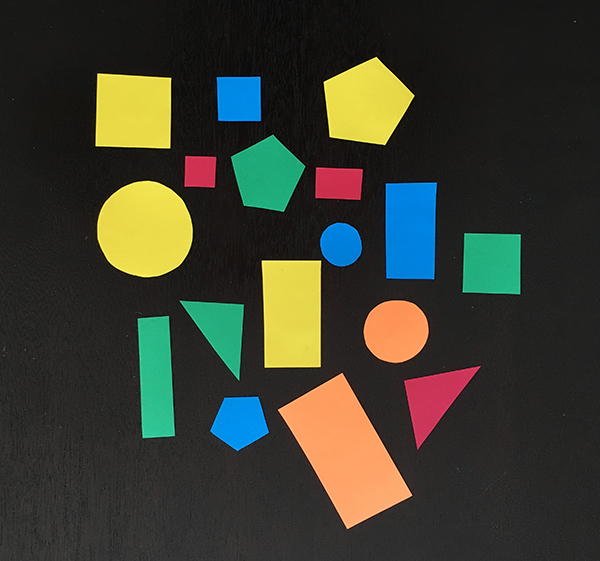
#> input picture shape-detection/shapes_and_colors.png, 600 x 561 px, given in place of the camera
$ python hsvPicker.py
#> lines starting #> are read from the running program, lines starting #| are printed output that depends on the picture; after the words box and inside, x2 and y2 are one past the last pixel; in counts of white or black regions, pixels touching at a corner belong together
import cv2
import numpy as np

def nothing(x):
	pass

cv2.namedWindow('image')

cap = cv2.VideoCapture(0)

cv2.createTrackbar('H_low', 'image', 0, 255, nothing)
#> slider 'H_low' is set to 51
cv2.createTrackbar('H_up', 'image', 255, 255, nothing)
cv2.createTrackbar('S_low', 'image', 0, 255, nothing)
#> slider 'S_low' is set to 51
cv2.createTrackbar('S_up', 'image', 255, 255, nothing)
cv2.createTrackbar('V_low', 'image', 0, 255, nothing)
#> slider 'V_low' is set to 51
cv2.createTrackbar('V_up', 'image', 255, 255, nothing)

while (1) :
	_, frame = cap.read()
#> frame is the input picture: shape (561, 600, 3); mean B, G, R 47.5, 60.1, 58.4

	hsv = cv2.cvtColor(frame, cv2.COLOR_BGR2HSV)
#> hsv: shape (561, 600, 3); mean H, S, V 41.9, 59.2, 71.2
	hlow = cv2.getTrackbarPos('H_low', 'image')
	hup = cv2.getTrackbarPos('H_up', 'image')
	slow = cv2.getTrackbarPos('S_low', 'image')
	sup = cv2.getTrackbarPos('S_up', 'image')
	vlow = cv2.getTrackbarPos('V_low', 'image')
	vup = cv2.getTrackbarPos('V_up', 'image')

	lower = np.array([hlow, slow, vlow])
	upper = np.array([hup, sup, vup])

	mask = cv2.inRange(hsv, lower, upper)
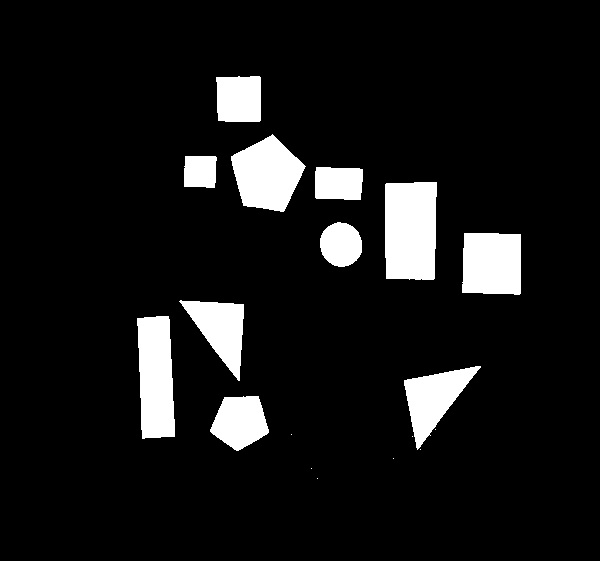
#> mask: shape (561, 600); 8.9% white; 18 white regions (7 under 20 px), largest, box (x1, y1, x2, y2) and area: (385, 182, 437, 280) 4900, (137, 316, 175, 439) 3964, (231, 134, 306, 212) 3834
	mask = cv2.erode(mask, None, iterations=3)
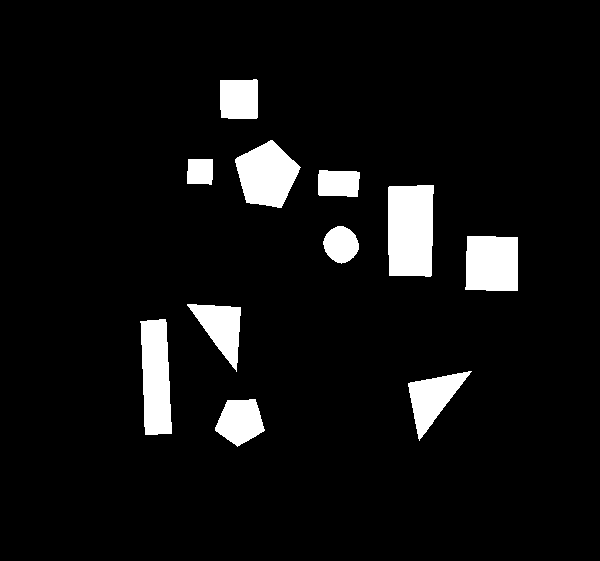
#> mask: shape (561, 600); 6.7% white; 11 white regions, largest, box (x1, y1, x2, y2) and area: (388, 185, 434, 277) 4029, (140, 319, 172, 435) 3037, (235, 140, 301, 208) 2970
	mask = cv2.dilate(mask, None, iterations=2)
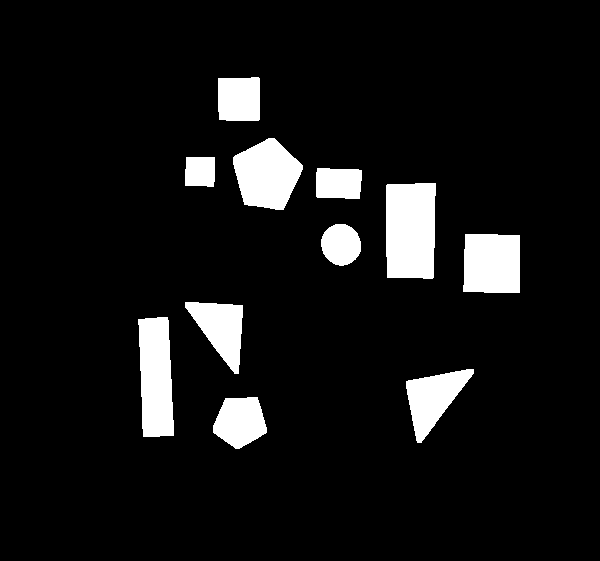
#> mask: shape (561, 600); 8.1% white; 11 white regions, largest, box (x1, y1, x2, y2) and area: (386, 183, 436, 279) 4597, (138, 317, 174, 437) 3645, (233, 138, 303, 210) 3522

	res = cv2.bitwise_and(frame, frame, mask= mask)
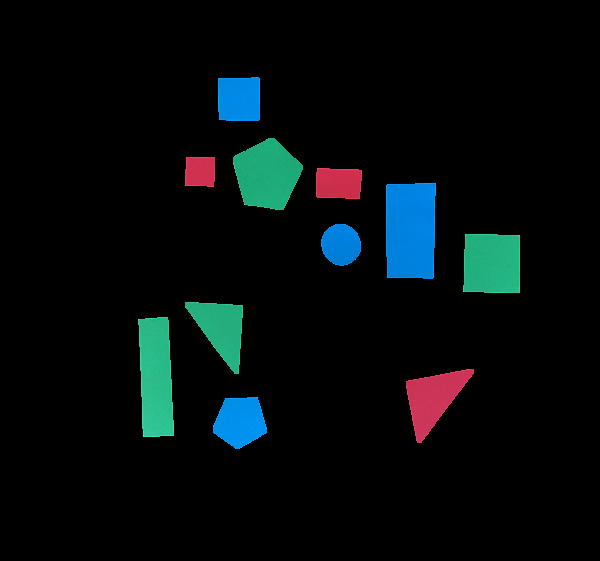
#> res: shape (561, 600, 3); mean B, G, R 12.7, 11.5, 4.3
	res2 = cv2.cvtColor(res, cv2.COLOR_BGR2GRAY)
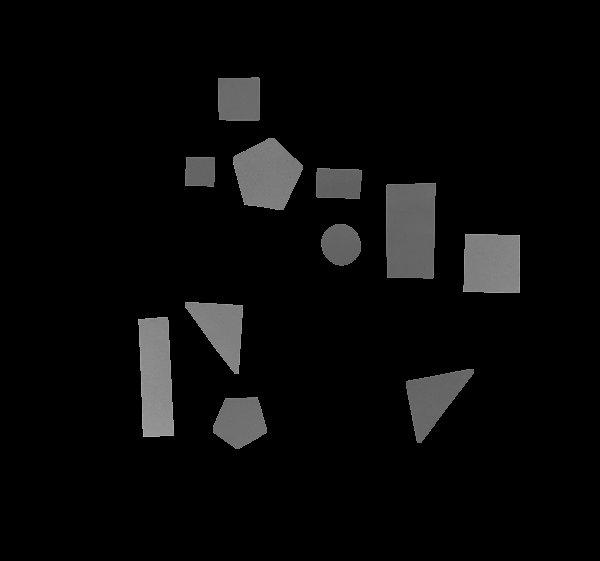
#> res2: shape (561, 600); min 0, max 183, mean 9.5
	res2 = cv2.GaussianBlur(res2, (5, 5), 0)
	res2 = cv2.Canny(res2, 100, 200)
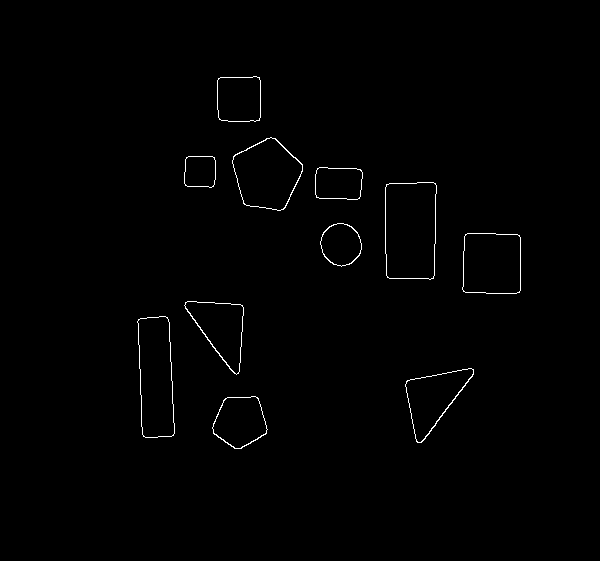
#> res2: shape (561, 600); 0.7% white in thin lines or dots, all inside (x1, y1, x2, y2) = (137, 76, 521, 449)

	cv2.imshow('color', res)
	cv2.imshow('binner', res2)

	key = cv2.waitKey(5) & 0xFF
#> (key Esc is pressed here)
	if key == 27:
		break

cv2.destroyAllWindows()
